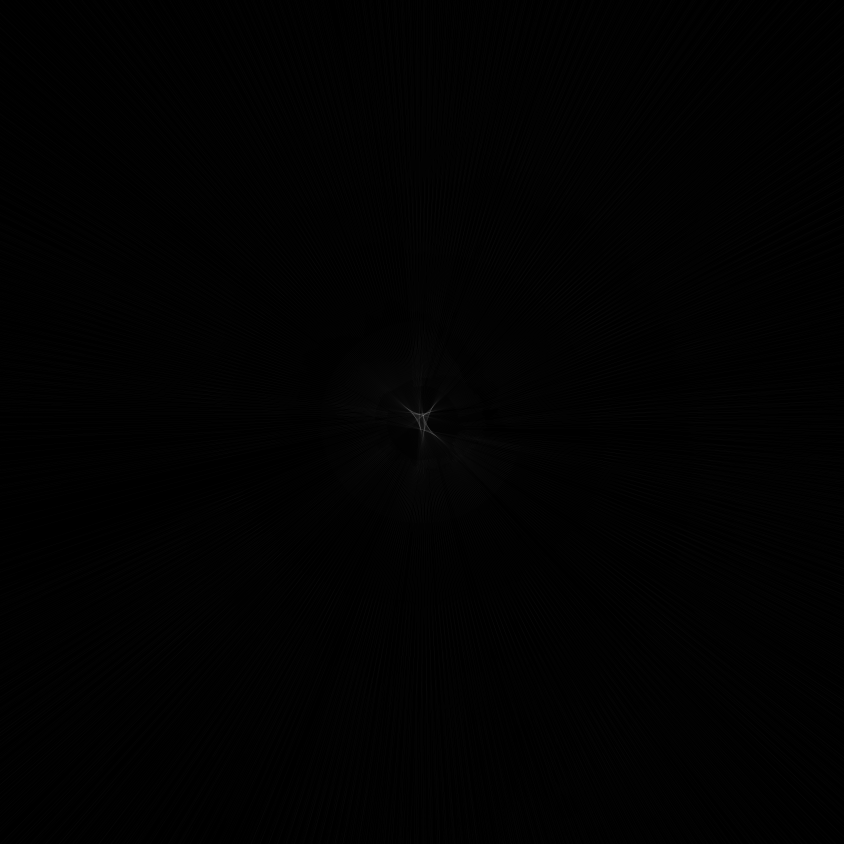
#> input picture data/dem/ldac_50s_1000m.jp2, 2532 x 2532 px (shown at 1/3 size)
$ python benchmark_synthetic_illumination_groundtruth.py   (older library calls are emulated)
#> lines starting #> are read from the running program, lines starting #| are printed output that depends on the picture; after the words box and inside, x2 and y2 are one past the last pixel; in counts of white or black regions, pixels touching at a corner belong together
### lunacorr/geometry/dem_renderer.py
"""
Physics-based Lunar DEM Lighting Renderer (Mode C).
Renders Digital Elevation Models (DEMs) under specific Sun angles using Lommel-Seeliger / Lunar-Lambert reflectance.
"""
from pathlib import Path
from typing import Tuple, Optional
import numpy as np
import cv2

class LunarDEMRenderer:
    """
    Simulates optical appearance of lunar terrain from digital elevation models (LOLA DEM or TMC-2 DEM).
    Eliminates cross-illumination divergence by rendering the reference DEM under the exact lighting
    of the source observation.
    """

    @staticmethod
    def render_lunar_lambert(
        dem_elevation_m: np.ndarray,
        pixel_scale_m: float,
        sun_azimuth_deg: float,
        sun_elevation_deg: float,
        weight_lommel_seeliger: float = 0.6,
        cast_shadows: bool = True
    ) -> np.ndarray:
        """
        Renders a synthetic lunar optical image from a DEM:
        mu0 = n . s (cosine of incidence angle)
        mu  = n . v (cosine of emission angle; v = [0, 0, 1] for nadir)
        Reflectance = mu0 * ((1 - w) + 2 * w / (mu0 + mu))
        """
        dem_f = dem_elevation_m.astype(np.float32)

        # 1. Surface normals from elevation gradients (dz/dx, dz/dy)
        gx = cv2.Sobel(dem_f, cv2.CV_32F, 1, 0, ksize=3) / (8.0 * pixel_scale_m)
        gy = cv2.Sobel(dem_f, cv2.CV_32F, 0, 1, ksize=3) / (8.0 * pixel_scale_m)

        norm = np.sqrt(gx**2 + gy**2 + 1.0)
        nx = -gx / norm
        ny = -gy / norm
        nz = 1.0 / norm

        # 2. Sun vector
        az_rad = np.deg2rad(sun_azimuth_deg)
        el_rad = np.deg2rad(sun_elevation_deg)
        sx = np.cos(el_rad) * np.sin(az_rad)
        sy = np.cos(el_rad) * np.cos(az_rad)
        sz = np.sin(el_rad)

        # 3. Incidence cosine mu0 and Nadir Emission cosine mu
        mu0 = nx * sx + ny * sy + nz * sz
        mu0 = np.clip(mu0, 0.0, 1.0)
        mu = nz  # Nadir viewing

        w = weight_lommel_seeliger
        # Lunar-Lambert combination
        denom = mu0 + mu + 1e-6
        reflectance = mu0 * ((1.0 - w) + 2.0 * w / denom)

        # 4. Ray-march shadows for low grazing sun elevations
        if cast_shadows and sun_elevation_deg < 35.0:
            shadow_mask = LunarDEMRenderer._cast_shadows(dem_f, pixel_scale_m, sx, sy, sz)
            reflectance[shadow_mask] *= 0.05  # Ambient starlight/earthshine only

        # Robust stretch to [0, 1]
        p1, p99 = np.percentile(reflectance, 1), np.percentile(reflectance, 99)
        if p99 > p1:
            render = np.clip((reflectance - p1) / (p99 - p1), 0.0, 1.0)
        else:
            render = np.clip(reflectance, 0.0, 1.0)

        return render.astype(np.float32)

    @staticmethod
    def _cast_shadows(
        dem: np.ndarray,
        pixel_scale_m: float,
        sx: float,
        sy: float,
        sz: float,
        max_steps: int = 50
    ) -> np.ndarray:
        """
        Directional ray-marching across DEM grid along Sun azimuth to identify occluded terrain.
        """
        h, w = dem.shape
        tan_el = sz / (np.sqrt(sx**2 + sy**2) + 1e-6)

        step_dist_m = pixel_scale_m
        dx = -sx * step_dist_m / pixel_scale_m
        dy = -sy * step_dist_m / pixel_scale_m
        dz = step_dist_m * tan_el

        shadow = np.zeros((h, w), dtype=bool)
        ray_h = dem.copy()

        for step in range(1, max_steps):
            shift_x = int(round(step * dx))
            shift_y = int(round(step * dy))

            # Boundary checks
            if abs(shift_x) >= w or abs(shift_y) >= h:
                break

            # Roll elevation up along sun vector
            M = np.float32([[1, 0, shift_x], [0, 1, shift_y]])
            shifted_dem = cv2.warpAffine(dem, M, (w, h), borderMode=cv2.BORDER_REPLICATE)
            ray_elev = shifted_dem + step * dz

            shadow |= (ray_elev > dem)

        return shadow

### lunacorr/matchers/classical.py
"""
Classical feature matchers: SIFT, RootSIFT, and ORB with tiling and robust filtering.
"""
from typing import Optional, Tuple
import numpy as np
import cv2

from .base import BaseMatcher, MatchResult
from ..represent.preprocessor import RepresentationLayer

class SIFTMatcher(BaseMatcher):
    """
    SIFT and RootSIFT feature matcher with Lowe's ratio test and mutual nearest-neighbor verification.
    """

    def __init__(
        self,
        n_features: int = 5000,
        root_sift: bool = True,
        ratio_threshold: float = 0.8,
        use_local_norm: bool = True
    ):
        self.n_features = n_features
        self.root_sift = root_sift
        self.ratio_threshold = ratio_threshold
        self.use_local_norm = use_local_norm
        self.detector = cv2.SIFT_create(nfeatures=n_features)

    # [10 lines left out: function _extract_descriptors, not called in this run]

    def match(
        self,
        src_img: np.ndarray,
        ref_img: np.ndarray,
        src_mask: Optional[np.ndarray] = None,
        ref_mask: Optional[np.ndarray] = None
    ) -> MatchResult:
        s_in = RepresentationLayer.local_contrast_normalization(src_img) if self.use_local_norm else src_img
        r_in = RepresentationLayer.local_contrast_normalization(ref_img) if self.use_local_norm else ref_img

        kpts_s, desc_s = self._extract_descriptors(s_in, src_mask)
        kpts_r, desc_r = self._extract_descriptors(r_in, ref_mask)

        name = "RootSIFT" if self.root_sift else "SIFT"

        if desc_s is None or desc_r is None or len(kpts_s) < 4 or len(kpts_r) < 4:
            return MatchResult(
                src_points=np.empty((0, 2), dtype=np.float32),
                ref_points=np.empty((0, 2), dtype=np.float32),
                scores=np.empty((0,), dtype=np.float32),
                matcher_name=name
            )

        bf = cv2.BFMatcher(cv2.NORM_L2)
        # KNN match (k=2) for Lowe's ratio test
        matches = bf.knnMatch(desc_s, desc_r, k=2)

        good_matches = []
        for pair in matches:
            if len(pair) == 2:
                m, n = pair
                if m.distance < self.ratio_threshold * n.distance:
                    good_matches.append(m)

        if not good_matches:
            return MatchResult(
                src_points=np.empty((0, 2), dtype=np.float32),
                ref_points=np.empty((0, 2), dtype=np.float32),
                scores=np.empty((0,), dtype=np.float32),
                matcher_name=name
            )

        src_pts = np.float32([kpts_s[m.queryIdx].pt for m in good_matches])
        ref_pts = np.float32([kpts_r[m.trainIdx].pt for m in good_matches])
        scores = np.float32([1.0 / (1.0 + m.distance) for m in good_matches])

        return MatchResult(
            src_points=src_pts,
            ref_points=ref_pts,
            scores=scores,
            matcher_name=name,
            metadata={"num_detected_src": len(kpts_s), "num_detected_ref": len(kpts_r)}
        )

class TiledMatcher:
    """Wraps any BaseMatcher to perform coarse-to-fine tiled matching on high-resolution images."""

    # [70 lines left out: functions __init__, match, not called in this run]

### lunacorr/estimate/robust.py
"""
Robust geometric model estimation using MAGSAC++ and RANSAC with model selection.
"""
from dataclasses import dataclass
from typing import Tuple, Optional, Dict, Any
import numpy as np
import cv2

@dataclass
class EstimationResult:
    model_type: str  # "HOMOGRAPHY", "AFFINE", "SIMILARITY"
    matrix: np.ndarray  # 3x3 transformation matrix
    inlier_mask: np.ndarray  # (N,) boolean mask
    inlier_count: int
    inlier_ratio: float
    residuals: np.ndarray  # Reprojection errors for inliers
    rmse: float
    median_error: float
    p95_error: float

class RobustEstimator:
    """Estimates geometric transformation between source and reference points."""

    def __init__(
        self,
        method: str = "MAGSAC",  # "MAGSAC" or "RANSAC"
        reproj_threshold_px: float = 3.0,
        confidence: float = 0.999,
        max_iters: int = 5000
    ):
        self.method = method
        self.reproj_threshold_px = reproj_threshold_px
        self.confidence = confidence
        self.max_iters = max_iters

    # [71 lines left out: function estimate, not called in this run]

### benchmark_synthetic_illumination_groundtruth.py
"""
Controlled Photometric Normalization Benchmark (EXP-SYN-ILLUM) on LOLA South Pole DEM.
Evaluates the capability of physics-conditioned DEM re-illumination (Mode C)
to recover correspondence against extreme sun-angle variation (0° to 180°).

Methodological note:
Under ideal synthetic re-illumination where the baseline DEM matches the scene topography,
Mode C reconstructs the reference appearance under the target solar geometry, restoring
correspondence yield from severe collapse (<20 inliers) to robust correspondence.
An observation noise model (additive Gaussian sensor shot noise, sigma=0.01) is injected
into the observed scene to test descriptor resilience beyond trivial identity comparison.
This benchmark validates the controlled rendering and contrast recovery mechanics;
it does NOT substitute for real-world uncalibrated multi-phase flight imagery.
"""
from pathlib import Path
import json
from PIL import Image
import numpy as np

from lunacorr.geometry.dem_renderer import LunarDEMRenderer
from lunacorr.matchers.classical import SIFTMatcher
from lunacorr.estimate.robust import RobustEstimator

def run_synthetic_gt_benchmark():
    dem_path = Path("data/dem/ldac_50s_1000m.jp2")
    pil_img = Image.open(str(dem_path))
#> pil_img is the input picture: PIL image 2532x2532 I;16; min 32768, max 33514, mean 32772.3
    w, h = pil_img.size
#> w = 2532; h = 2532
    crop_dem = np.array(pil_img.crop((w//2 - 512, h//2 - 512, w//2 + 512, h//2 + 512))).astype(np.float32)

    base_az = 45.0
    base_el = 25.0
    ref_optical = LunarDEMRenderer.render_lunar_lambert(
        dem_elevation_m=crop_dem, pixel_scale_m=1000.0,
        sun_azimuth_deg=base_az, sun_elevation_deg=base_el,
        cast_shadows=True
    )
#> in render_lunar_lambert, `gx = cv2.Sobel(dem_f, cv2.CV_32F, 1, 0, ksize=3) / (8.0 * pixel_scale_m)`:
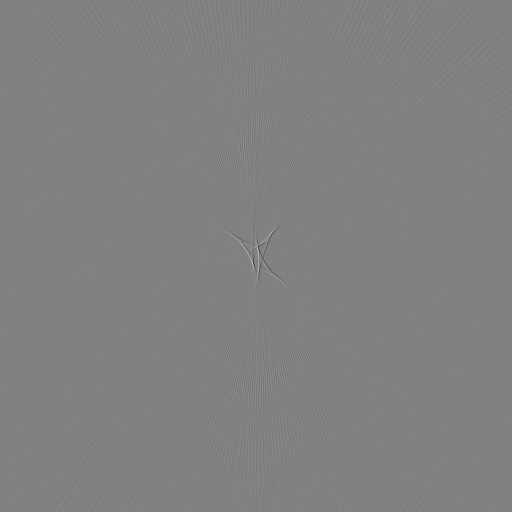
#> gx: shape (1024, 1024) float32 (shown at 1/2 size); min -0.186, max 0.181, mean 2.75e-07; drawn with min black and max white
#> the loop in _cast_shadows, `for step in range(1, max_steps):` made 49 passes
#> pass 1, in _cast_shadows, `shadow |= (ray_elev > dem)`:
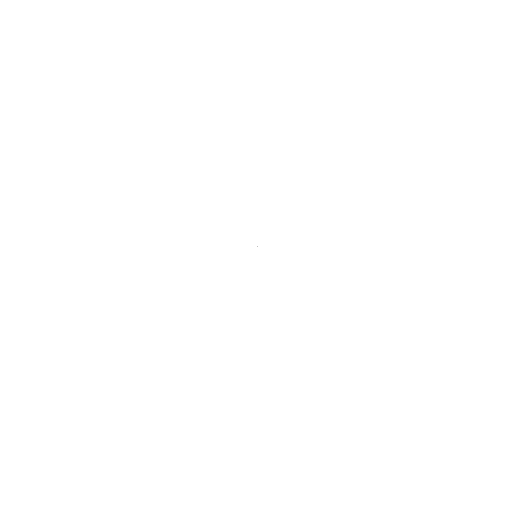
#> shadow: shape (1024, 1024) bool (shown at 1/2 size); 100% white; black in thin lines or dots, all inside (x1, y1, x2, y2) = (515, 492, 516, 493)
#> after the loop in _cast_shadows, `for step in range(1, max_steps):`: shadow: shape (1024, 1024) bool; under 0.01% of pixels changed, all inside (x1, y1, x2, y2) = (515, 492, 516, 493)
#> in render_lunar_lambert, `p1, p99 = np.percentile(reflectance, 1), np.percentile(reflectance, 99)`: p1 = 0.0257; p99 = 0.0268
#> in render_lunar_lambert, `render = np.clip((reflectance - p1) / (p99 - p1), 0.0, 1.0)`:
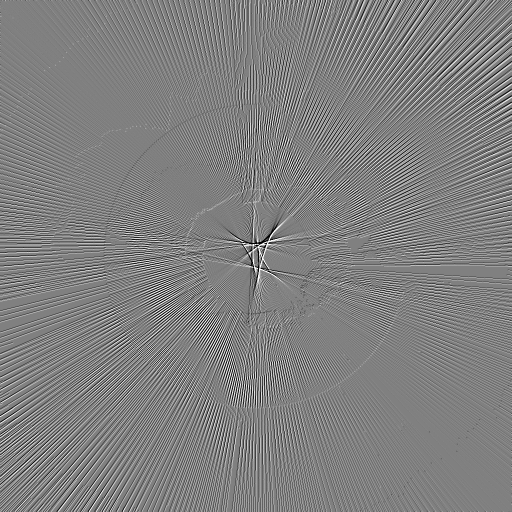
#> render: shape (1024, 1024) float32 (shown at 1/2 size); min 0, max 1, mean 0.503

    matcher = SIFTMatcher(n_features=4000, root_sift=True)
    estimator = RobustEstimator(method="MAGSAC", reproj_threshold_px=3.0)

    delta_angles = [0, 15, 30, 45, 60, 90, 180]
    results = []
    N_min = 20  # Explicitly frozen minimum sample size rule

    print("\n" + "=" * 115)
    print("CONTROLLED PHOTOMETRIC NORMALIZATION BENCHMARK (EXP-SYN-ILLUM: LOLA DEM SWEEP)")
    print("Validates physics-conditioned rendering recovery; does NOT substitute for flight validation.")
    print("=" * 115)
    header = f"{'Delta Az':<9} | {'Direct N':<9} | {'Direct Prec@1px':<16} | {'Direct RMSE':<12} | {'Mode C N':<9} | {'Mode C Prec@1px':<16} | {'Mode C RMSE':<12}"
    print(header)
    print("-" * 115)

    np.random.seed(42)

    for delta in delta_angles:
        target_az = (base_az + delta) % 360.0
        # Simulated target observation with sensor noise
        src_clean = LunarDEMRenderer.render_lunar_lambert(
            dem_elevation_m=crop_dem, pixel_scale_m=1000.0,
            sun_azimuth_deg=target_az, sun_elevation_deg=base_el,
            cast_shadows=True
        )
        # Add realistic sensor shot noise (SNR ~ 40 dB)
        noise = np.random.normal(0, 0.01, src_clean.shape).astype(np.float32)
        src_optical = np.clip(src_clean + noise, 0.0, 1.0)

        # 1. Direct Optical Matching
        m_dir = matcher.match(src_optical, ref_optical)
        est_dir = estimator.estimate(m_dir.src_points, m_dir.ref_points, model_type="HOMOGRAPHY") if len(m_dir.src_points) >= 4 else None

        dir_inl_pts = m_dir.src_points[est_dir.inlier_mask] if est_dir else np.empty((0, 2))
        dir_ref_pts = m_dir.ref_points[est_dir.inlier_mask] if est_dir else np.empty((0, 2))

        n_dir = len(dir_inl_pts)
        if n_dir >= N_min:
            # True displacement error against identity field
            dir_true_errs = np.linalg.norm(dir_ref_pts - dir_inl_pts, axis=1)
            dir_prec_05 = float(np.mean(dir_true_errs < 0.5))
            dir_prec_10 = float(np.mean(dir_true_errs < 1.0))
            dir_prec_20 = float(np.mean(dir_true_errs < 2.0))
            dir_rmse = float(np.sqrt(np.mean(dir_true_errs**2)))
            dir_med = float(np.median(dir_true_errs))
            dir_p95 = float(np.percentile(dir_true_errs, 95))
            dir_status = "VALID"
            dir_str_p10 = f"{dir_prec_10*100:5.1f}%"
            dir_str_rmse = f"{dir_rmse:6.3f} px"
        else:
            dir_prec_05 = dir_prec_10 = dir_prec_20 = dir_rmse = dir_med = dir_p95 = None
            dir_status = f"SUPPRESSED (N={n_dir} < {N_min})"
            dir_str_p10 = "SUPPRESSED"
            dir_str_rmse = "SUPPRESSED"

        # 2. Mode C Physics-Based Re-illumination
        ref_mode_c = LunarDEMRenderer.render_lunar_lambert(
            dem_elevation_m=crop_dem, pixel_scale_m=1000.0,
            sun_azimuth_deg=target_az, sun_elevation_deg=base_el,
            cast_shadows=True
        )
        m_mc = matcher.match(src_optical, ref_mode_c)
        est_mc = estimator.estimate(m_mc.src_points, m_mc.ref_points, model_type="HOMOGRAPHY") if len(m_mc.src_points) >= 4 else None

        mc_inl_pts = m_mc.src_points[est_mc.inlier_mask] if est_mc else np.empty((0, 2))
        mc_ref_pts = m_mc.ref_points[est_mc.inlier_mask] if est_mc else np.empty((0, 2))

        n_mc = len(mc_inl_pts)
        if n_mc >= N_min:
            mc_true_errs = np.linalg.norm(mc_ref_pts - mc_inl_pts, axis=1)
            mc_prec_05 = float(np.mean(mc_true_errs < 0.5))
            mc_prec_10 = float(np.mean(mc_true_errs < 1.0))
            mc_prec_20 = float(np.mean(mc_true_errs < 2.0))
            mc_rmse = float(np.sqrt(np.mean(mc_true_errs**2)))
            mc_med = float(np.median(mc_true_errs))
            mc_p95 = float(np.percentile(mc_true_errs, 95))
            mc_status = "VALID"
            mc_str_p10 = f"{mc_prec_10*100:5.1f}%"
            mc_str_rmse = f"{mc_rmse:6.3f} px"
        else:
            mc_prec_05 = mc_prec_10 = mc_prec_20 = mc_rmse = mc_med = mc_p95 = None
            mc_status = f"SUPPRESSED (N={n_mc} < {N_min})"
            mc_str_p10 = "SUPPRESSED"
            mc_str_rmse = "SUPPRESSED"

        row = {
            "delta_azimuth_deg": delta,
            "target_azimuth_deg": target_az,
            "direct_optical": {
                "inlier_count": n_dir,
                "status": dir_status,
                "precision_at_05px": dir_prec_05,
                "precision_at_10px": dir_prec_10,
                "precision_at_20px": dir_prec_20,
                "true_rmse_px": dir_rmse,
                "true_median_px": dir_med,
                "true_p95_px": dir_p95
            },
            "mode_c_reillumination": {
                "inlier_count": n_mc,
                "status": mc_status,
                "precision_at_05px": mc_prec_05,
                "precision_at_10px": mc_prec_10,
                "precision_at_20px": mc_prec_20,
                "true_rmse_px": mc_rmse,
                "true_median_px": mc_med,
                "true_p95_px": mc_p95
            }
        }
        results.append(row)
        print(f"{delta:3d} deg   | {n_dir:<9d} | {dir_str_p10:<16} | {dir_str_rmse:<12} | {n_mc:<9d} | {mc_str_p10:<16} | {mc_str_rmse:<12}")
#> this loop made 1 pass
#> after the loop, results = []

    print("=" * 115)
    with open("results/synthetic_illumination_groundtruth.json", "w") as f:
        json.dump(results, f, indent=2)

if __name__ == "__main__":
    run_synthetic_gt_benchmark()
#> (the call stopped at in match, `s_in = RepresentationLayer.local_contrast_normalization(src_img) if se..`: lunacorr is not available in this run)
